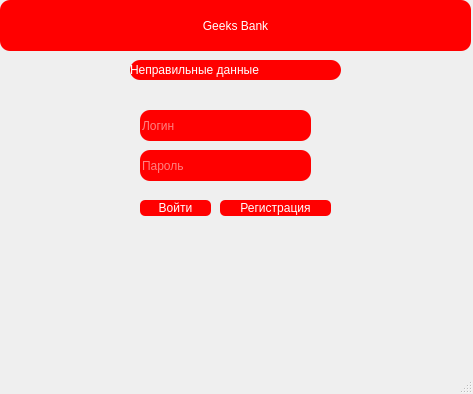
<?xml version="1.0" encoding="UTF-8"?>
<ui version="4.0">
 <class>MainWindow</class>
 <widget class="QMainWindow" name="MainWindow">
  <property name="geometry">
   <rect>
    <x>0</x>
    <y>0</y>
    <width>473</width>
    <height>394</height>
   </rect>
  </property>
  <property name="windowTitle">
   <string>MainWindow</string>
  </property>
  <widget class="QWidget" name="centralwidget">
   <widget class="QLabel" name="label">
    <property name="geometry">
     <rect>
      <x>0</x>
      <y>0</y>
      <width>471</width>
      <height>51</height>
     </rect>
    </property>
    <property name="styleSheet">
     <string notr="true">font: 17pt &quot;Yu Gothic UI Semibold&quot;;
color: white;
background-color: red;
border-radius: 10px;</string>
    </property>
    <property name="text">
     <string>Geeks Bank</string>
    </property>
    <property name="alignment">
     <set>Qt::AlignCenter</set>
    </property>
   </widget>
   <widget class="QPushButton" name="signin">
    <property name="geometry">
     <rect>
      <x>140</x>
      <y>200</y>
      <width>71</width>
      <height>16</height>
     </rect>
    </property>
    <property name="styleSheet">
     <string notr="true">font: 17pt &quot;Yu Gothic UI Semibold&quot;;
color: white;
background-color: red;
border-radius: 5px;</string>
    </property>
    <property name="text">
     <string>Войти</string>
    </property>
   </widget>
   <widget class="QPushButton" name="signup">
    <property name="geometry">
     <rect>
      <x>220</x>
      <y>200</y>
      <width>111</width>
      <height>16</height>
     </rect>
    </property>
    <property name="styleSheet">
     <string notr="true">font: 17pt &quot;Yu Gothic UI Semibold&quot;;
color: white;
background-color: red;
border-radius: 5px;</string>
    </property>
    <property name="text">
     <string>Регистрация</string>
    </property>
   </widget>
   <widget class="QLabel" name="error">
    <property name="geometry">
     <rect>
      <x>130</x>
      <y>60</y>
      <width>211</width>
      <height>20</height>
     </rect>
    </property>
    <property name="styleSheet">
     <string notr="true">font: 17pt &quot;Yu Gothic UI Semibold&quot;;
color: white;
background-color: red;
border-radius: 10px;</string>
    </property>
    <property name="text">
     <string>Неправильные данные</string>
    </property>
   </widget>
   <widget class="QLineEdit" name="input_login">
    <property name="geometry">
     <rect>
      <x>140</x>
      <y>110</y>
      <width>171</width>
      <height>31</height>
     </rect>
    </property>
    <property name="styleSheet">
     <string notr="true">color: white;
background-color: red;
border-radius: 10px;
font: 10pt &quot;MS Shell Dlg 2&quot;;</string>
    </property>
    <property name="placeholderText">
     <string>Логин</string>
    </property>
   </widget>
   <widget class="QLineEdit" name="input_login_2">
    <property name="geometry">
     <rect>
      <x>140</x>
      <y>150</y>
      <width>171</width>
      <height>31</height>
     </rect>
    </property>
    <property name="styleSheet">
     <string notr="true">color: white;
background-color: red;
border-radius: 10px;
font: 10pt &quot;MS Shell Dlg 2&quot;;</string>
    </property>
    <property name="placeholderText">
     <string>Пароль</string>
    </property>
   </widget>
  </widget>
  <widget class="QMenuBar" name="menubar">
   <property name="geometry">
    <rect>
     <x>0</x>
     <y>0</y>
     <width>473</width>
     <height>18</height>
    </rect>
   </property>
  </widget>
  <widget class="QStatusBar" name="statusbar"/>
 </widget>
 <resources/>
 <connections/>
</ui>
